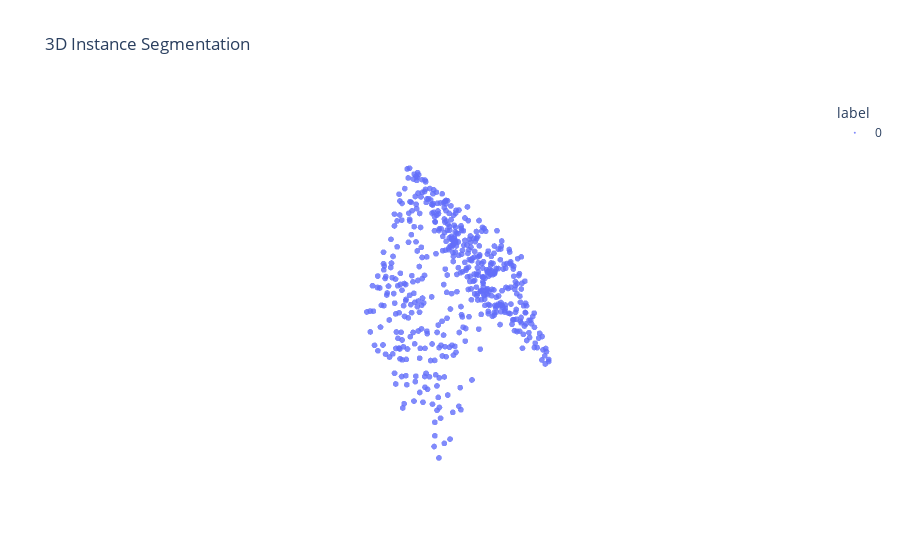

The notebook cell saved with this chart:
### Code cell
# Load a test point cloud
test_point_cloud = load_clean_point_cloud("data/roofNTNU/train_test_split/points_test/10453615-2.txt")  # Assuming XYZ format

# Run real-time inference & visualization
labels, embeddings = inference_on_point_cloud(model, test_point_cloud, device=device, clustering='meanshift')

# labels = filter_clusters(labels)

print("New predicted labels:", np.unique(labels))
visualize_embeddings(embeddings, labels, method='tsne')
visualize_clusters_plotly(test_point_cloud, labels)

### Figure 1 — Plotly figure (JSON) as saved in the notebook; plotly's stock layout.template omitted (floating-point values rounded to 4 significant figures; data arrays with more than 128 entries replaced by an {"elided": "..."} marker saying what was removed)
{"data": [{"hovertemplate": "label=0<br>x=%{x}<br>y=%{y}<br>z=%{z}<extra></extra>", "legendgroup": "0", "marker": {"color": "#636efa", "opacity": 0.8, "size": 2, "symbol": "circle"}, "mode": "markers", "name": "0", "scene": "scene", "showlegend": true, "type": "scatter3d", "x": {"elided": "512 float values"}, "y": {"elided": "512 float values"}, "z": {"elided": "512 float values"}}], "layout": {"legend": {"title": {"text": "label"}, "tracegroupgap": 0}, "scene": {"domain": {"x": [0, 1], "y": [0, 1]}, "xaxis": {"title": {"text": "x"}, "visible": false}, "yaxis": {"title": {"text": "y"}, "visible": false}, "zaxis": {"title": {"text": "z"}, "visible": false}}, "title": {"text": "3D Instance Segmentation"}}}
